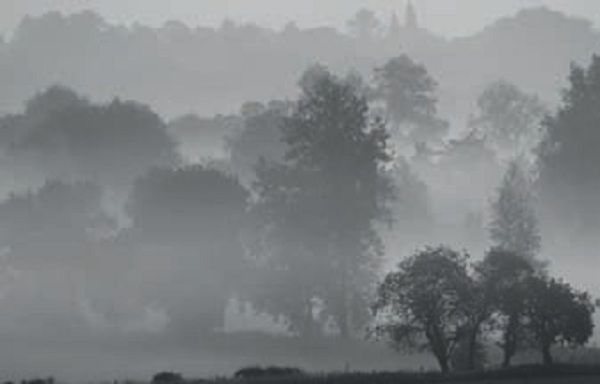
%> input picture DIP_LAB_EXPS/dip_img.jpeg, 600 x 384 px
$ octave KL_transform.m   (GNU Octave 9; MATLAB toolbox functions it lacks are replaced by stand-ins)
%> lines starting %> are read from the running program, lines starting %| are printed output that depends on the picture
clc;
close all;
clear all;
I=imread('dip_img.jpeg');
%> I is the input picture: size 384x600x3 uint8; mean R, G, B 127.5, 130.9, 133.1
I=im2double(I);
%> I: size 384x600x3 double
m=1;
for i=1:8:256
    for j=1:8:256
        for x=0:7
            for y=0:7
            img(x+1,y+1)=I(i+x,j+y);
            end
        end
            k=0;
            for l=1:8
                img_expect{k+1}=img(:,l)*img(:,l)';
                k=k+1;
            end
            imgexp=zeros(8:8);
            for l=1:8
                imgexp=imgexp+(1/8)*img_expect{l};%expectation of E[xx']
            end
            img_mean=zeros(8,1);
            for l=1:8
                img_mean=img_mean+(1/8)*img(:,l);
            end
            img_mean_trans=img_mean*img_mean';
            img_covariance=imgexp - img_mean_trans;
            [v{m},d{m}]=eig(img_covariance);
            temp=v{m};
             m=m+1;
            for l=1:8
                v{m-1}(:,l)=temp(:,8-(l-1));
            end
             for l=1:8
           trans_img1(:,l)=v{m-1}*img(:,l);
             end
           for x=0:7
               for  y=0:7
                   transformed_img(i+x,j+y)=trans_img1(x+1,y+1);
               end
           end
mask=[1 1 1 1 1 1 1 1
      1 1 1 1 1 1 1 1
      1 1 1 1 1 1 1 1
      1 1 1 1 1 1 1 1
      1 1 1 1 1 1 1 1
      1 1 1 1 1 1 1 1
      1 1 1 1 1 1 1 1
      1 1 1 1 1 1 1 1 ];
  trans_img=trans_img1.*mask;
           for l=1:8
           inv_trans_img(:,l)=v{m-1}'*trans_img(:,l);
           end
            for x=0:7
               for  y=0:7
                  inv_transformed_img(i+x,j+y)=inv_trans_img(x+1,y+1);
               end
           end

          end
  end
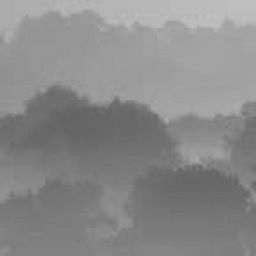
%> inv_transformed_img: size 256x256 double; min 0.384, max 0.765, mean 0.542
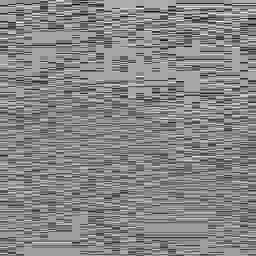
%> transformed_img: size 256x256 double; min -1.84, max 1.9, mean 0.146; drawn with min black and max white
%> after the loop, d = 1024 items; img = [0.525 0.522 0.51 0.502 0.498 0.498 0.502 0.502; 0.525 0.518 0.506 0.498 0.49 0.49 0.49 0.494; 0.533 0.525 0.51 0.498 0.486 0.486 0.486 0.49; 0.549 0.537 0.522 0.506 0.494 0.49 0.494 0.494; 0.549 0.537 0.522 0.502 0.494 0.494 0.498 0.502; 0.541 0.529 0.51 0.494 0.486 0.49 0.498 0.506; 0.533 0.522 0.506 0.49 0.49 0.494 0.506 0.518; 0.537 0.525 0.51 0.498 0.494 0.506 0.522 0.529]; img_expect = 8 items; inv_trans_img has the same summary as img; m = 1025; trans_img1 = [0.635 0.624 0.607 0.588 0.576 0.571 0.571 0.571; -0.715 -0.696 -0.673 -0.649 -0.642 -0.646 -0.661 -0.672; 0.435 0.43 0.418 0.409 0.409 0.41 0.413 0.421; 0.373 0.37 0.364 0.361 0.357 0.354 0.355 0.353; 0.496 0.488 0.473 0.463 0.455 0.454 0.458 0.459; 0.596 0.585 0.569 0.556 0.553 0.564 0.58 0.587; -0.675 -0.662 -0.642 -0.628 -0.614 -0.617 -0.62 -0.627; -0.0819 -0.0786 -0.0783 -0.0769 -0.0784 -0.0808 -0.0831 -0.0857]; v = 1024 items
  imshow(transformed_img);
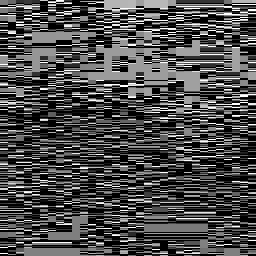
%> displayed picture: size 256x256, on the screen's scale of 0 to 255; min 0, max 255, mean 76
  figure
  imshow(inv_transformed_img);
